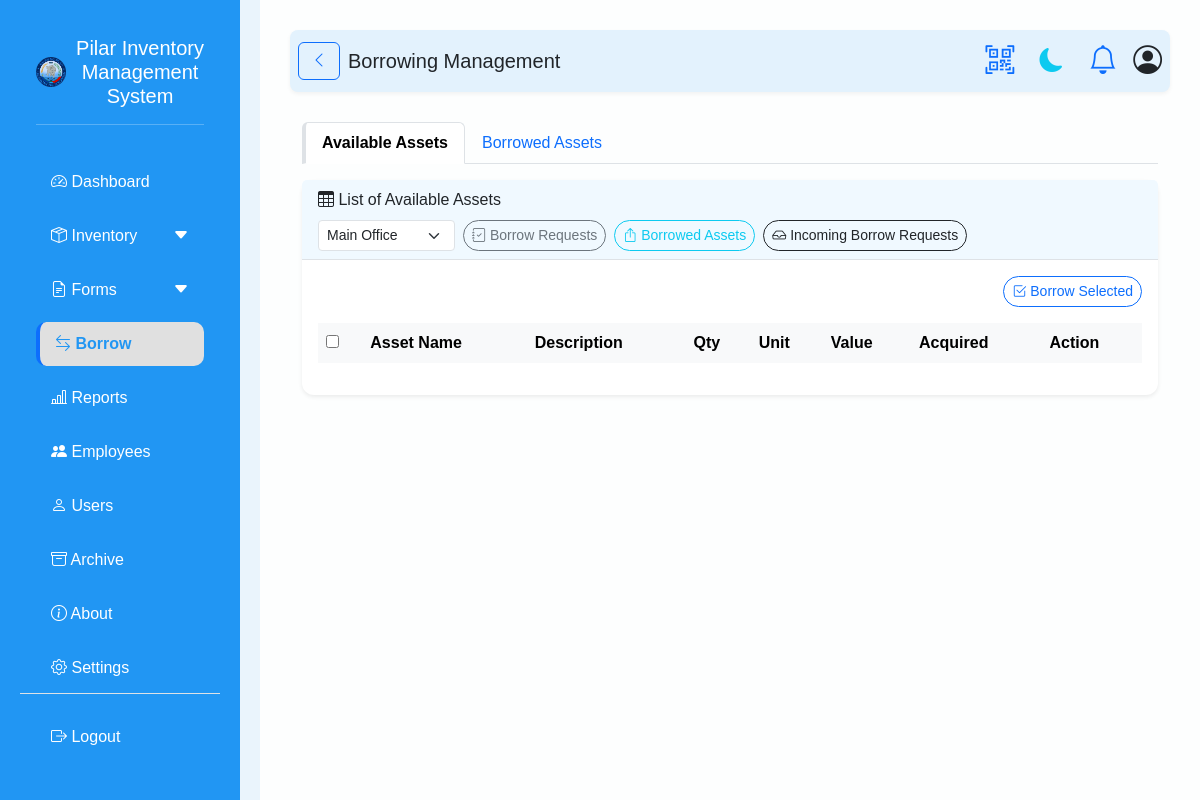
/MAIN_ADMIN/borrow.php (signed in), run on an earlier commit of the app's database.
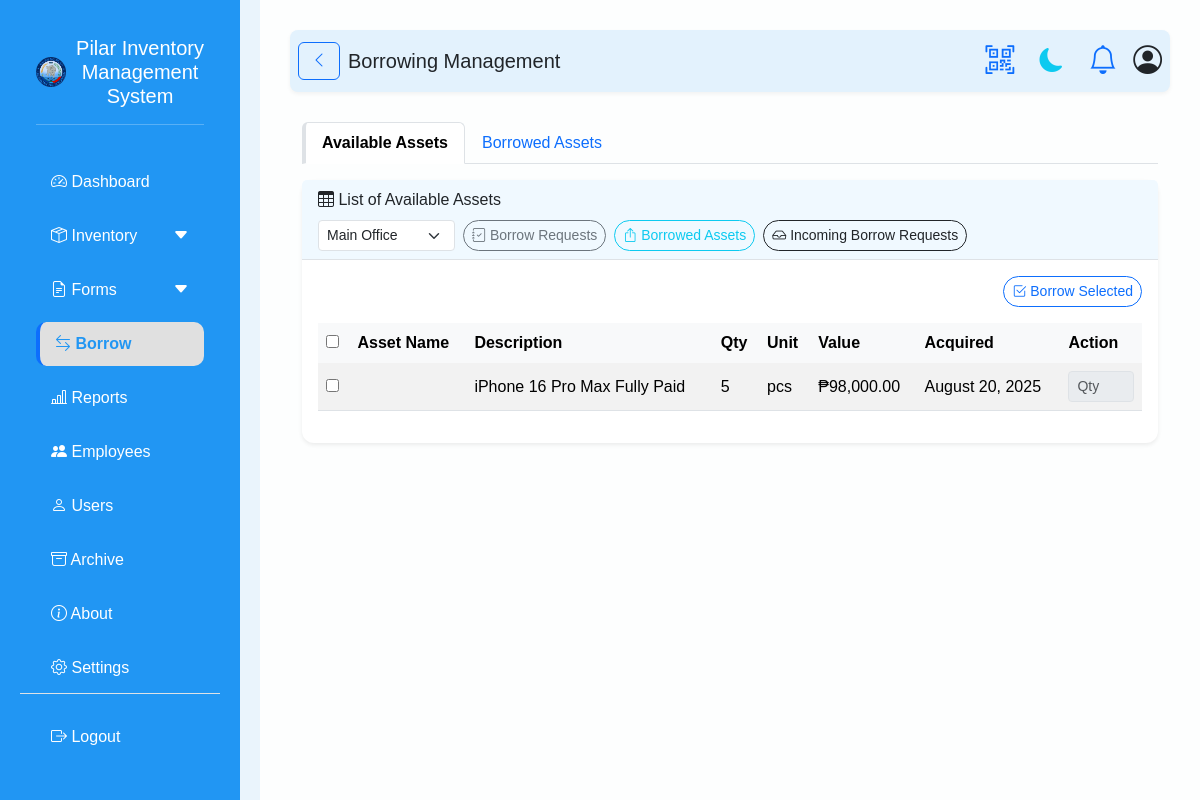
And on a later commit of the database.
### tables this page shows
CREATE TABLE `assets` (
  `id` int(11) NOT NULL,
  `asset_name` varchar(100) NOT NULL,
  `category` int(50) NOT NULL,
  `description` text DEFAULT NULL,
  `quantity` int(11) NOT NULL DEFAULT 0,
  `unit` varchar(20) NOT NULL,
  `status` enum('available','borrowed','in use','damaged','disposed','unserviceable','unavailable','lost','pending') NOT NULL DEFAULT 'available',
  `acquisition_date` date DEFAULT NULL,
  `office_id` int(11) DEFAULT NULL,
  `employee_id` int(11) DEFAULT NULL,
  `red_tagged` tinyint(1) NOT NULL DEFAULT 0,
  `last_updated` timestamp NOT NULL DEFAULT current_timestamp() ON UPDATE current_timestamp(),
  `value` decimal(10,2) NOT NULL DEFAULT 0.00,
  `qr_code` varchar(255) DEFAULT NULL,
  `type` enum('asset','consumable') NOT NULL DEFAULT 'asset',
  `image` varchar(255) DEFAULT NULL,
  `serial_no` varchar(255) DEFAULT NULL,
  `code` varchar(255) DEFAULT NULL,
  `property_no` varchar(255) DEFAULT NULL,
  `model` varchar(255) DEFAULT NULL,
  `brand` varchar(255) DEFAULT NULL
);

### MAIN_ADMIN/borrow.php (the view, shortened to what the changed rows need)
<?php
require_once '../connect.php';
$selected_office_id = $_GET['office_id'] ?? $_SESSION['office_id'];
$stmt = $conn->prepare("SELECT id, asset_name, description, quantity, unit, value, acquisition_date FROM assets WHERE office_id = ? AND status = 'Available'");
$stmt->bind_param("i", $selected_office_id);
$stmt->execute();
$available_assets = $stmt->get_result();
?>
<!DOCTYPE html>
<html lang="en">
<head>
    <link href="https://cdn.jsdelivr.net/npm/bootstrap@5.3.2/dist/css/bootstrap.min.css" rel="stylesheet">
    <link href="https://cdn.jsdelivr.net/npm/bootstrap-icons/font/bootstrap-icons.css" rel="stylesheet">
    <link rel="stylesheet" href="https://cdn.datatables.net/1.13.6/css/dataTables.bootstrap5.min.css">
    <link rel="stylesheet" href="css/dashboard.css">
</head>
<body>
    <div class="main">
        <div class="container mt-4">
            <div class="tab-content mt-3" id="assetTabsContent">
                <div class="tab-pane fade show active" id="available" role="tabpanel">
                    <div class="card shadow-sm">
                        <div class="card-body">
                            <form action="process_borrow.php?office_id=<?= $selected_office_id ?>" method="POST">
                                <div class="table-responsive">
                                    <table id="availableAssetsTable" class="table table-striped align-middle">
                                        <thead class="table-light">
                                            <tr>
                                                <th><input type="checkbox" id="selectAll"></th>
                                                <th>Asset Name</th>
                                                <th>Description</th>
                                                <th>Qty</th>
                                                <th>Unit</th>
                                                <th>Value</th>
                                                <th>Acquired</th>
                                                <th>Action</th>
                                            </tr>
                                        </thead>
                                        <tbody>
                                            <?php while ($row = $available_assets->fetch_assoc()): ?>
                                                <tr>
                                                    <td>
                                                        <input type="checkbox" name="selected_assets[]" value="<?= $row['id'] . '|' . $selected_office_id ?>" class="asset-checkbox" data-asset-id="<?= $row['id'] ?>">
                                                    </td>
                                                    <td><?= htmlspecialchars($row['asset_name']) ?></td>
                                                    <td><?= htmlspecialchars($row['description']) ?></td>
                                                    <td><?= $row['quantity'] ?></td>
                                                    <td><?= $row['unit'] ?></td>
                                                    <td>₱<?= number_format($row['value'], 2) ?></td>
                                                    <td><?= date('F j, Y', strtotime($row['acquisition_date'])) ?></td>
                                                    <td>
                                                        <input type="number" name="quantities[<?= $row['id'] ?>]" class="form-control form-control-sm quantity-input" min="1" max="<?= $row['quantity'] ?>" placeholder="Qty" disabled>
                                                    </td>
                                                </tr>
                                            <?php endwhile; ?>
                                        </tbody>
                                    </table>
                                </div>
                            </form>
                        </div>
                    </div>
                </div>
            </div>
        </div>
    </div>
</body>
</html>

What changed in the data, as far as the page shows it:
added assets: description "iPhone 16 Pro Max Fully Paid", quantity "5", unit "pcs", value "98,000.00", acquisition_date "August 20, 2025"
